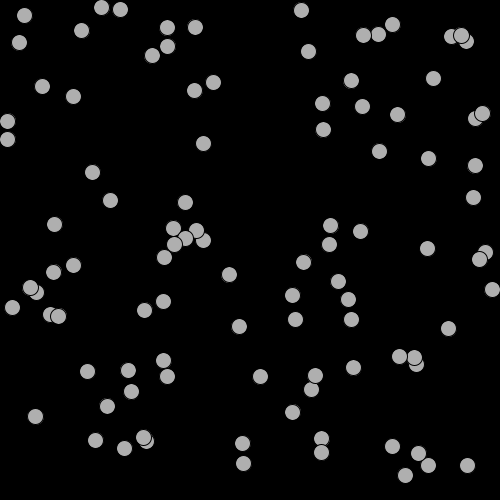
Frame 1 (no input)
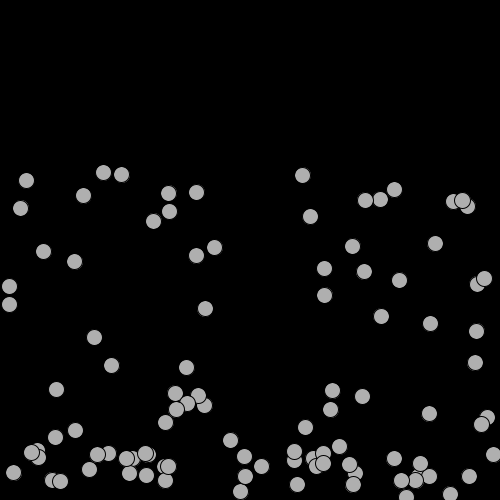
Frame 60 (the mouse pressed at the canvas centre just before this capture)
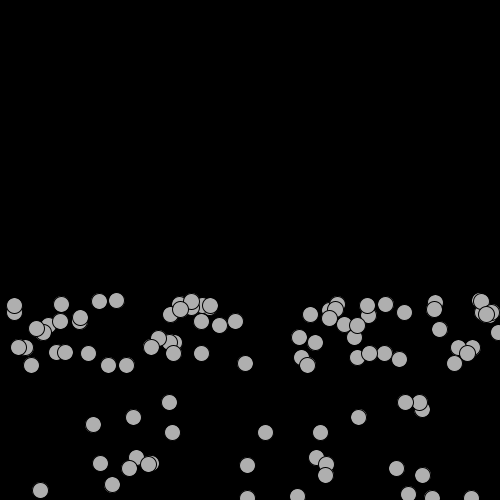
Frame 120 (the mouse held since frame 60 and released just before this capture)

The Processing sketch that drew these frames (run headless with seeded random() and noise(); from frame 60 on, the mouse is pressed at the canvas centre):

// Processing sketch: HW6_PVector_10_easyBase
// ── HW6_PVector_10_easyBase.pde
Mover[] movers = new Mover[100];
PVector wind = new PVector(0.001, 0);
PVector gravity = new PVector(0, 0.1);

void setup() {
  background(255);
  size(500,500);
  for (int i = 0; i < movers.length; i++)
  {
    movers[i] = new Mover(1,random(width),random(height));
  }
}

void draw() {
  background(0);
  for (int i = 0; i < movers.length; i++)
  {

    float c = 0.01;

    PVector friction = movers[i].velocity.get();
    friction.mult(-1);
    friction.normalize();
    friction.mult(c);

    movers[i].applyForce(friction);
    movers[i].applyForce(wind);
    movers[i].applyForce(gravity);

    movers[i].update();
    movers[i].display();
    movers[i].checkEdges();
  }
}


// ── movers.pde
class Mover {
  PVector location;
  PVector velocity;
  PVector acceleration;
  PVector target;
  float mass;

  Mover(float m, float x, float y) {
    mass = m;
    location = new PVector(x, y);
    velocity = new PVector(0, 0);
    acceleration = new PVector(0, 0);
  }

  void applyForce(PVector force) {
    PVector f = PVector.div(force, mass);
    acceleration.add(f);
  }

  void update() {
    velocity.add(acceleration);
    location.add(velocity);
    acceleration.mult(0);
  }

  void display() {
    stroke(0);
    fill(175);
    ellipse(location.x, location.y, mass*16, mass*16);
  }

  void checkEdges() {
    if (location.x > width) {
      location.x = width;
      velocity.x *= -1;
    } 
    else if (location.x < 0) {
      velocity.x *= -1;
      location.x = 0;
    }
    if (location.y > height) {

      velocity.y *= -1;
      location.y = height;
    }
  }
}
